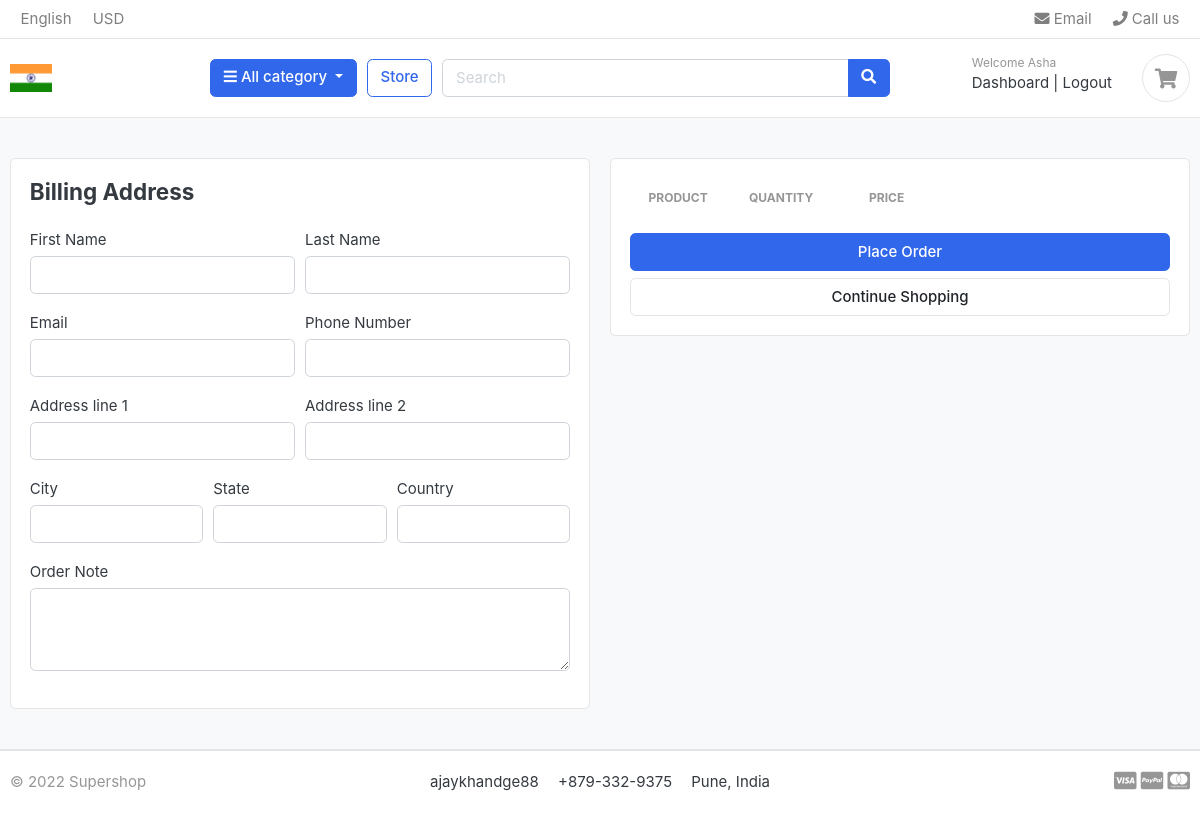
/cart/checkout/ (signed in), run on an earlier commit of the app's database.
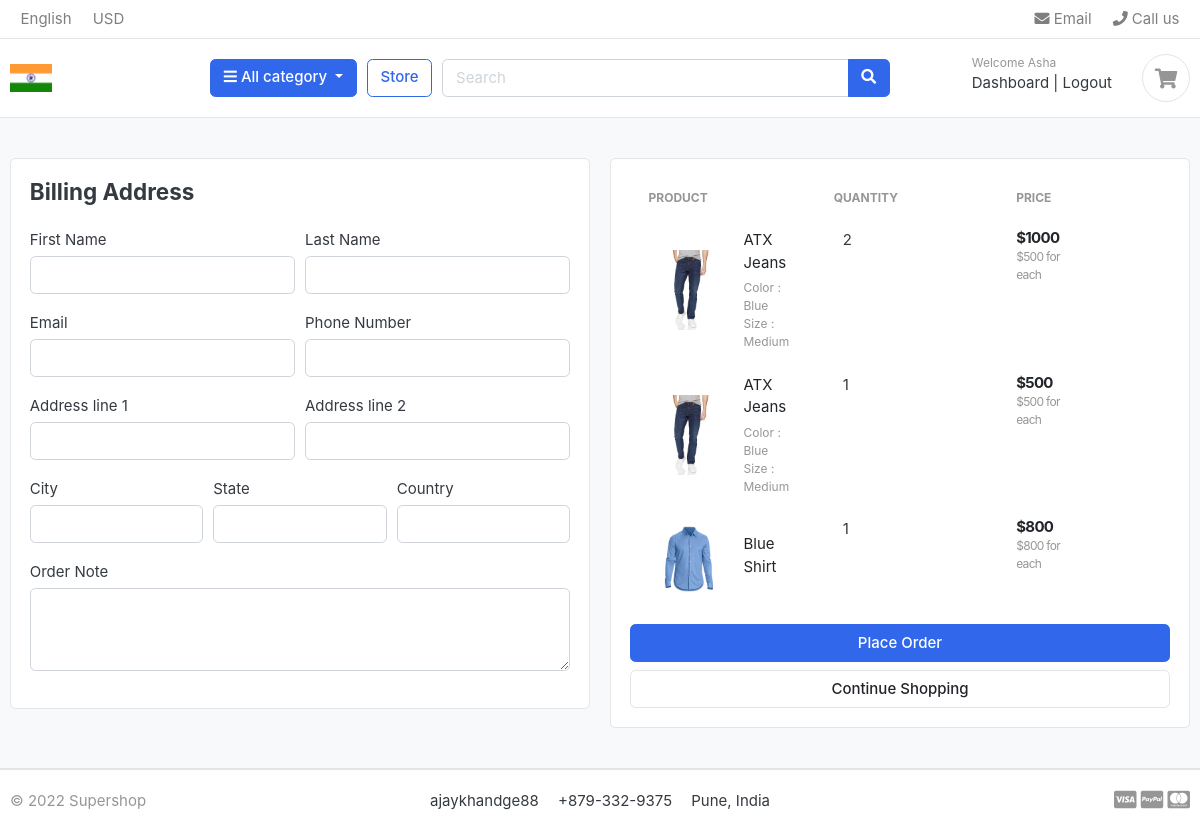
And on a later commit of the database.
### accounts/models.py (models this page shows, shortened)
class Account(AbstractBaseUser):
    first_name = models.CharField(max_length=50)
    last_name = models.CharField(max_length=50)
    username = models.CharField(max_length=50,unique=True)
    email = models.EmailField(max_length=100, unique=True)
    phone_number = models.CharField(max_length=50)
    date_joined = models.DateTimeField(auto_now_add=True)
    last_login = models.DateTimeField(auto_now_add=True)
    is_admin = models.BooleanField(default=False)
    is_staff = models.BooleanField(default=False)
    is_active = models.BooleanField(default=False)
    is_superadmin = models.BooleanField(default=False)
    USERNAME_FIELD = 'email'
    REQUIRED_FIELDS = ['username','first_name','last_name']
    objects = MyAccountManager()

### carts/models.py (models this page shows, shortened)
class CartItem(models.Model):
    user = models.ForeignKey(Account,on_delete=models.CASCADE,null=True)
    product = models.ForeignKey(Product,on_delete = models.CASCADE)
    variations = models.ManyToManyField(Variation,blank=True)   #product can have many colors
    cart = models.ForeignKey(Cart,on_delete = models.CASCADE,null=True)
    quantity = models.IntegerField()
    is_active = models.BooleanField(default=True)
    def subtotal(self):
        return self.product.price * self.quantity

### store/models.py (models this page shows, shortened)
class Product(models.Model):
    product_name = models.CharField(max_length=200,unique=True)
    slug = models.SlugField(max_length=200,unique=True)
    description = models.TextField(max_length=500,blank=True)
    price = models.IntegerField()
    image = models.ImageField(upload_to='photos/products')
    stock = models.IntegerField()
    is_available = models.BooleanField(default=True)
    category = models.ForeignKey(Category,on_delete=models.CASCADE)  #when category is deleted all prods under category will be deleted
    created_date = models.DateTimeField(auto_now_add=True)
    modified_date = models.DateTimeField(auto_now=True)
    def get_url(self):
        return reverse('product_detail',args=[self.category.slug, self.slug])

class Variation(models.Model):
    product = models.ForeignKey(Product,on_delete=models.CASCADE)
    variation_value = models.CharField(max_length=100,null=True)
    variation_category = models.CharField(max_length=100, choices=variation_category_choice)
    is_active = models.BooleanField(default=True)
    created_date = models.DateTimeField(auto_now=True)
    objects = VariationManager()

### carts/views.py (the view)
# urls.py: path('checkout/',views.checkout, name = 'checkout'),
@login_required(login_url='login')
def checkout(request,total_price = 0,quantity=0,cart_items = None):
    try:
        tax = 0
        grand_total = 0
        if request.user.is_authenticated:
            cart_items = CartItem.objects.filter(user=request.user,is_active=True)
        else:
            cart = Cart.objects.get(cart_id = _cart_id(request))
            cart_items = CartItem.objects.filter(cart = cart,is_active=True)
        for cart_item in cart_items:
            total_price += (cart_item.product.price * cart_item.quantity)
            quantity += cart_item.quantity
        tax = (2*total_price)/100   # 2 % of tax on price
        grand_total = total_price + tax
    except ObjectDoesNotExist:
        pass #ignore for now
    context = {
        'total_price': total_price,
        'quantity' : quantity,
        'cart_items' : cart_items,
        'tax': tax,
        'grand_total' : grand_total,
    }
    return render(request,'store/checkout.html',context)

### templates/store/checkout.html (shortened to what this page needs)
{% extends 'base.html' %}
{%load static %}
{% block content %}
<section class="section-content padding-y bg">
    <div class="container">
    <div class="row">
        <aside class="col-lg-6">
    <div class="card">
        <div class="card-body">
        <h4 class="card-title mb-4"> Billing  Address </h4>
        <form action="" method="POST">
                <div class = "form-row">
                <div class="col form-group">
                    <label for="">First Name</label>
                    <input type="text" name="firstname" class="form-control"  required/>
                </div>
                <div class="col form-group">
                    <label for="">Last Name</label>
                    <input type="text" name="lastname" class="form-control"  required/>
                </div>
                </div>
                <div class = "form-row">
                    <div class="col form-group">
                        <label for="">Email</label>
                        <input type="email" name="email" class="form-control"  required/>
                    </div>
                    <div class="col form-group">
                        <label for="">Phone Number</label>
                        <input type="text" name="phone" class="form-control"  required/>
                    </div>
                </div>
                <div class = "form-row">
                    <div class="col form-group">
                        <label for="">Address line 1</label>
                        <input type="text" name="addressline1" class="form-control"  required/>
                    </div>
                    <div class="col form-group">
                        <label for="">Address line 2</label>
                        <input type="text" name="addressline2" class="form-control"   />
                    </div>
                 </div>
                    <div class = "form-row">
                        <div class="col form-group">
                            <label for="">City</label>
                            <input type="text" name="city" class="form-control"  required/>
                        </div>
                        <div class="col form-group">
                            <label for="">State</label>
                            <input type="text" name="state" class="form-control"  required/>
                        </div>
                        <div class="col form-group">
                            <label for="">Country</label>
                            <input type="text" name="country" class="form-control"  required/>
                        </div>
                    </div>
                    <div class = "form-row">
                        <div class="col form-group">
                            <label for="">Order Note</label>
                            <textarea name = "order_note" rows="3" class="form-control">
                            </textarea>
                        </div>
                     </div>
        </div>
    </div>
        </aside>
        <aside class="col-lg-6">
            <div class="card">
            <div class="card-body">
                <table class="table table-borderless table-shopping-cart">
                    <thead class="text-muted">
                    <tr class="small text-uppercase">
                      <th scope="col">Product</th>
                      <th scope="col" width="120">Quantity</th>
                      <th scope="col" width="120">Price</th>
                      <th scope="col" class="text-right" width="200"> </th>
                    </tr>
                    </thead>
                    <tbody>
                        {% for cart_item in cart_items %}
                    <tr>
                        <td>
                            <figure class="itemside align-items-center">
                                <div class="aside"><img src="{{ cart_item.product.image.url }}" class="img-sm"></div>
                                <figcaption class="info">
                                    <a href="{{ cart_item.product.get_url }}" class="title text-dark">{{cart_item.product.product_name}}</a>
                                    <p class="text-muted small">
                                        {% if cart_item.variations.all %}
                                            {% for item in cart_item.variations.all %}
                                            {{item.variation_category | capfirst}} : {{item.variation_value | capfirst }}
                                            <br>
                                            {% endfor %}
                                        {% endif%}
                                    </p>
                                </figcaption>
                            </figure>
                        </td>
                        <td>
                                        <div class="col">
                                            <div class="input-group input-spinner">
                                                <label> {{cart_item.quantity }}</label>
                                            </div>
                                        </div>
                        </td>
                        <td>
                            <div class="price-wrap">
                                <var class="price">${{cart_item.subtotal}}</var>
                                <small class="text-muted"> ${{cart_item.product.price}} for each </small>
                            </div>
                        </td>
                    </tr>
                    {% endfor %}
                    </tbody>
                    </table>
                <button type="submit" name="submit" class= "btn btn-primary btn-block" >Place Order</button>
                <a href="{% url 'store' %}" class="btn btn-light btn-block">Continue Shopping</a>
            </div>
            </div>
    </aside>
    </div>
    </div>
    </section>
{% endblock %}

### templates/base.html (shortened to what this page needs)
{%load static %}
<!DOCTYPE HTML>
<html lang="en">
<head>
<link href="{% static 'css/bootstrap.css' %}" rel="stylesheet" type="text/css"/>
<link href="{% static 'fonts/fontawesome/css/all.min.css' %}" type="text/css" rel="stylesheet">
<link href="{% static 'css/ui.css' %}" rel="stylesheet" type="text/css"/>
<link href="{% static 'css/responsive.css' %}" rel="stylesheet" media="only screen and (max-width: 1200px)" />
</head>
<body>
      {% include 'includes/navbar.html' %}
    {% block content%}
    {% endblock %}
    {% include 'includes/footer.html' %}
</body>

### templates/includes/navbar.html (shortened to what this page needs)
{% load static %}
<header class="section-header">
    <nav class="navbar p-md-0 navbar-expand-sm navbar-light border-bottom">
    <div class="container">
      <div class="collapse navbar-collapse" id="navbarTop4">
        <ul class="navbar-nav mr-auto">
            <li class="nav-item dropdown">
                 <a href="#" class="nav-link">   English </a>
            </li>
            <li class="nav-item dropdown">
                <a href="#" class="nav-link"> USD </a>
            </li>
        </ul>
        <ul class="navbar-nav">
            <li><a href="#" class="nav-link"> <i class="fa fa-envelope"></i> Email </a></li>
            <li><a href="#" class="nav-link"> <i class="fa fa-phone"></i> Call us </a></li>
        </ul>
      </div>
    </div>
    </nav>
    <section class="header-main border-bottom">
        <div class="container">
    <div class="row align-items-center">
        <div class="col-lg-2 col-md-3 col-6">
            <a href="{% url 'home' %}" class="brand-wrap">
                <img class="logo" src="{% static './images/icons/flag-in.png' %}">
            </a>
        </div>
        <div class="col-lg col-sm col-md col-6 flex-grow-0">
            <div class="category-wrap dropdown d-inline-block float-right">
                <button type="button" class="btn btn-primary dropdown-toggle" data-toggle="dropdown">
                    <i class="fa fa-bars"></i> All category
                </button>
            </div>
        </div>
        <a href="{% url 'store'%}" class="btn btn-outline-primary">Store</a>
        <div class="col-lg  col-md-6 col-sm-12 col">
            <form action="{% url 'search' %}" class="search">
                <div class="input-group w-100">
                    <input type="text" class="form-control" style="width:60%;" placeholder="Search" name="keyword">
                    <div class="input-group-append">
                      <button class="btn btn-primary" type="submit">
                        <i class="fa fa-search"></i>
                      </button>
                    </div>
                </div>
            </form>
        </div>
        <div class="col-lg-3 col-sm-6 col-8 order-2 order-lg-3">
                    <div class="d-flex justify-content-end mb-3 mb-lg-0">
                        {% if user.id is None %}
                        <div class="widget-header">
                            <small class="title text-muted">Welcome guest!</small>
                            <div>
                                <a href="{% url 'login' %}">Sign in</a> <span class="dark-transp"> | </span>
                                <a href="{% url 'register' %}"> Register</a>
                            </div>
                        </div>
                        {% else %}
                        <div class="widget-header">
                            <small class="title text-muted">Welcome {{user.first_name }} </small>
                            <div>
                                <a href="{% url 'dashboard' %}">Dashboard</a> <span class="dark-transp"> | </span>
                                <a href="{% url 'logout' %}"> Logout</a>
                            </div>
                        </div>
                        {% endif %}
                        <a href="{% url 'carts' %}" class="widget-header pl-3 ml-3">
                            <div class="icon icon-sm rounded-circle border"><i class="fa fa-shopping-cart"></i></div>
                        </a>
                    </div>
                </div>
    </div>
        </div>
    </section>
    </header>

### templates/includes/footer.html
{% load static %}
<footer class="section-footer border-top">
	<div class="container">
		<section class="footer-bottom border-top row">
			<div class="col-md-2">
				<p class="text-muted"> &copy 2022 Supershop </p>
			</div>
			<div class="col-md-8 text-md-center">
				<span  class="px-2">ajaykhandge88</span>
				<span  class="px-2">+879-332-9375</span>
				<span  class="px-2">Pune, India</span>
			</div>
			<div class="col-md-2 text-md-right text-muted">
				<i class="fab fa-lg fa-cc-visa"></i>
				<i class="fab fa-lg fa-cc-paypal"></i>
				<i class="fab fa-lg fa-cc-mastercard"></i>
			</div>
		</section>
	</div>
</footer>

### static/css/ui.css (style rules this page uses)
html { font-family: "Inter", sans-serif; font-size: 15px; }
.price-wrap { letter-spacing: -0.7px; }
.icon-xs, .icon-sm, .icon-md, .icon-lg { display: inline-block; text-align: center; flex-shrink: 0; flex-grow: 0; }
.icon-sm { width: 48px; height: 48px; line-height: 48px !important; font-size: 20px; }
.img-xs, .img-sm, .img-md, .img-lg { -o-object-fit: cover; object-fit: cover; flex-shrink: 0; flex-grow: 0; }
.img-sm { width: 80px; height: 80px; }
.padding-y { padding-top: 40px; padding-bottom: 40px; }
var { font-style: normal; }
figure { margin-bottom: 0; }
article:after, .form-group:after { display: block; clear: both; content: ""; }
.bg { background-color: #f8f9fa; }
p:last-child { margin-bottom: 0; }
.header-main { position: relative; padding-top: 1rem; padding-bottom: 1rem; }
.brand-wrap .logo, .navbar-brand .logo { margin-right: 7px; max-height: 42px; display: inline-block; }
.widget-header { display: inline-block; vertical-align: middle; position: relative; }
.widget-header a { color: #343a40; }
.widget-header i { color: #969696; }
.widget-header .title { display: block; }
.footer-bottom { padding-top: 20px; padding-bottom: 20px; }
.btn-light { background-color: #fff; border-color: #e4e4e4; }
.itemside { position: relative; display: flex; width: 100%; }
.itemside .aside { position: relative; flex-shrink: 0; }
.itemside .info { padding-left: 15px; padding-right: 7px; }
.itemside p { margin-bottom: 0; }
.itemside .title { display: block; margin-bottom: 5px; color: #212529; }
.price { font-weight: 600; color: #212529; }
.input-spinner { width: 125px; flex-wrap: nowrap; display: inline-flex; vertical-align: middle; }
.table-shopping-cart.table td, .table-shopping-cart.table th { padding-left: 1.25rem; padding-right: 1.25rem; }
.table-shopping-cart .price-wrap { line-height: 1.2; }
.table-shopping-cart .price { font-weight: bold; margin-right: 5px; display: block; }

What changed in the data, as far as the page shows it:
added CartItem: product.image (picture), product.product_name "ATX Jeans", quantity "2", subtotal "1000", product.price "500"
now on this page (row unchanged): Variation: variation_category "Color", variation_value "Blue"
now on this page (row unchanged): Variation: variation_category "Size", variation_value "Medium"
added CartItem: product.image (picture), product.product_name "ATX Jeans", quantity "1", subtotal "500", product.price "500"
added CartItem: product.image (picture), product.product_name "Blue Shirt", quantity "1", subtotal "800", product.price "800"
